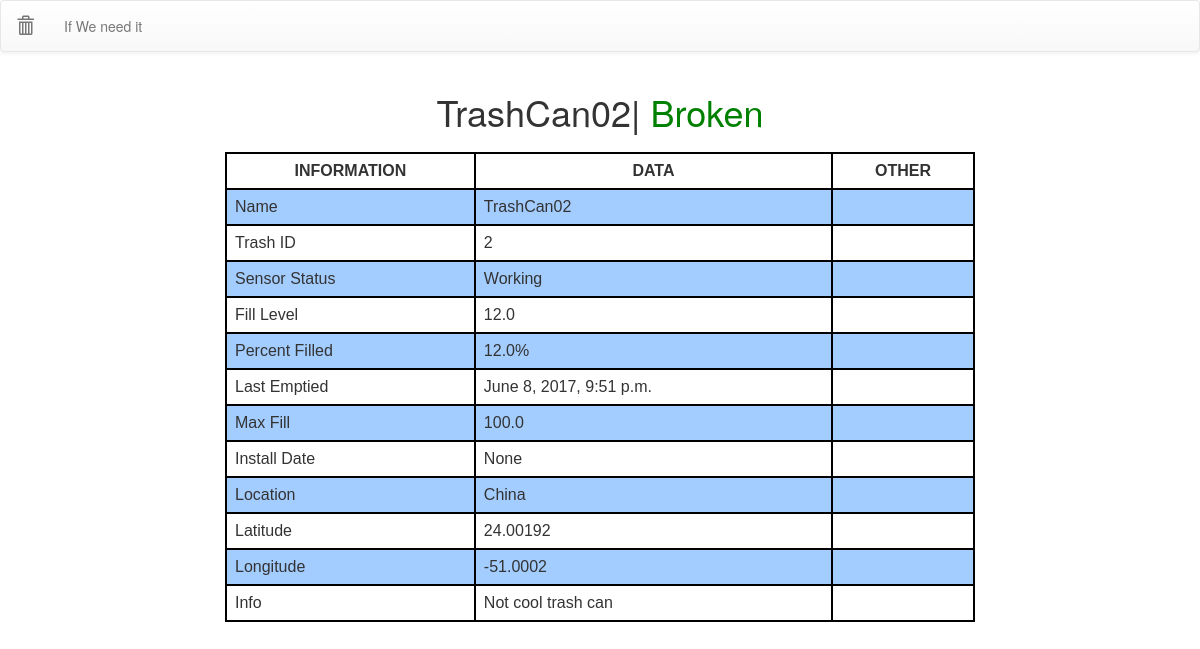
The app's page /2/, older data.
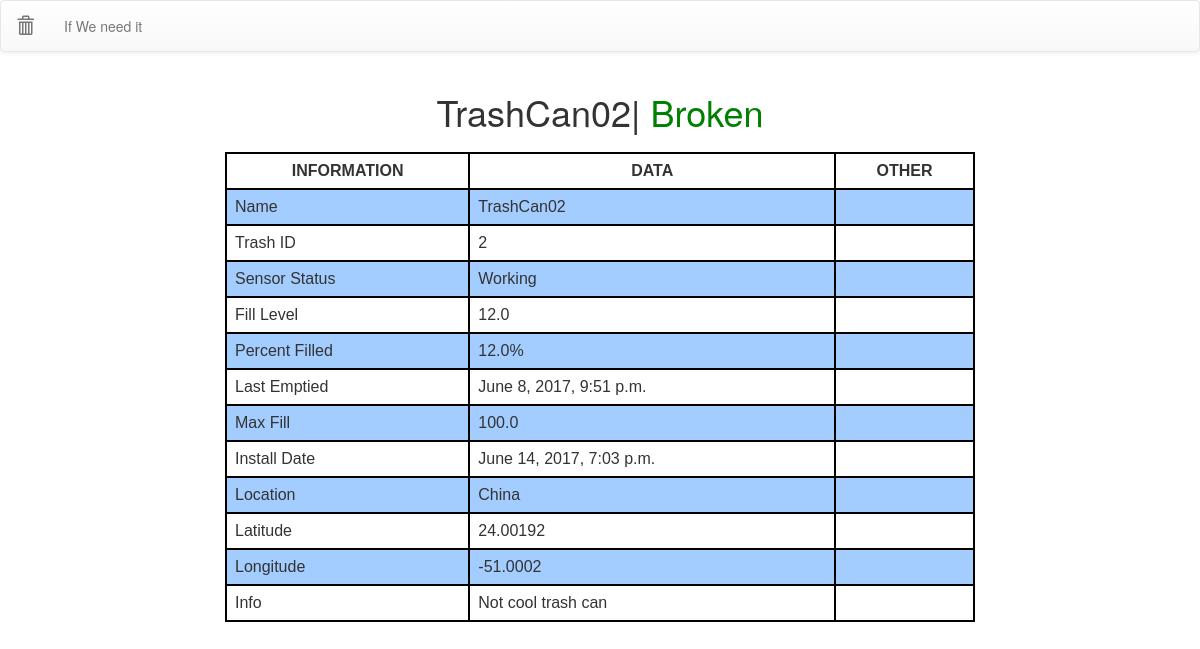
The same page, newer data.
### map/models.py (models this page shows, shortened)
class TrashCan(models.Model):
	lastEmptied = models.DateTimeField('last emptied', default=timezone.now)
	lastUpdated = models.DateTimeField('last updated', default=timezone.now)
	sensor1 = models.FloatField(default=50.0)
	sensor2 = models.FloatField(default=80.0)
	sensor3 = models.FloatField(default=69.0)
	fillLevel = models.FloatField(default=44.0)
	percent = models.FloatField(default=44.0)
	full_status = models.BooleanField(default=True)
	latitude = models.FloatField(default=37.7249)
	longitude = models.FloatField(default=-122.1561)
	location = models.CharField(max_length=400, default='101 Estudillo Ave')
	info = models.CharField(max_length=500, default='swag')
	maxFill = models.FloatField(default=100.0)
	installDate = models.DateTimeField('installed', default=timezone.now)
	trashID = models.IntegerField(default='1')
	name = models.CharField(max_length=30, default='MiDro')

### map/views.py (the view)
# urls.py: url(r'(?P<pk>[0-9]+)/$', views.DetailView.as_view(), name='detail'),
class DetailView(generic.DetailView):
    template_name = 'map/detail.html'
    model = TrashCan

### map/templates/map/detail.html (shortened to what this page needs)
{% extends 'map/base.html' %}
{% block content %}
<head>
</head>
<h1 id="trashname">{{trashcan.name}}|
	<span style="color:{% if trashcan.status == False %}red{% endif %}"id="status">{% if trashcan.status == True %}Working{% else %}Broken{% endif %}</span>
</h1>
<table bordercolor=black>
	<tr id="customnav">
		<th>INFORMATION</th>
		<th>DATA</th>
		<th>OTHER</th>
	</tr>
	<tr>
		<td>Name</td>
		<td>{{trashcan.name}}</td>
		<td></td>
	</tr>
	<tr>
		<td>Trash ID</td>
		<td>{{trashcan.trashID}}</td>
		<td></td>
	</tr>
	<tr>
		<td> Sensor Status</td>
		<td>{% if trashcan.status == False %}Broken{% else %}Working{% endif %}</td>
		<td></td>
	</tr>
	<tr>
		<td>Fill Level</td>
		<td>{{trashcan.fillLevel}}</td>
		<td></td>
	</tr>
	<tr>
		<td>Percent Filled</td>
		<td>{{trashcan.fillLevel}}%</td>
		<td></td>
	</tr>
	<tr>
		<td>Last Emptied</td>
		<td>{{trashcan.lastEmptied}}</td>
		<td></td>
	</tr>
	<tr>
		<td>Max Fill</td>
		<td>{{trashcan.maxFill}}</td>
		<td></td>
	</tr>
	<tr>
		<td>Install Date</td>
		<td>{{trashcan.installDate}}</td>
		<td></td>
	</tr>
	<tr>
		<td>Location</td>
		<td>{{trashcan.location}}</td>
		<td></td>
	</tr>
	<tr>
		<td>Latitude</td>
		<td>{{trashcan.latitude}}</td>
		<td></td>
	</tr>
	<tr>
		<td>Longitude</td>
		<td>{{trashcan.longitude}}</td>
		<td></td>
	</tr>
	<tr>
		<td>Info</td>
		<td>{{trashcan.info}}</td>
		<td></td>
	</tr>
</table>
{% endblock %}

Row changes from the older to the newer data that the page shows:
changed TrashCan "TrashCan02": installDate "None" → "June 14, 2017, 7:03 p.m."
